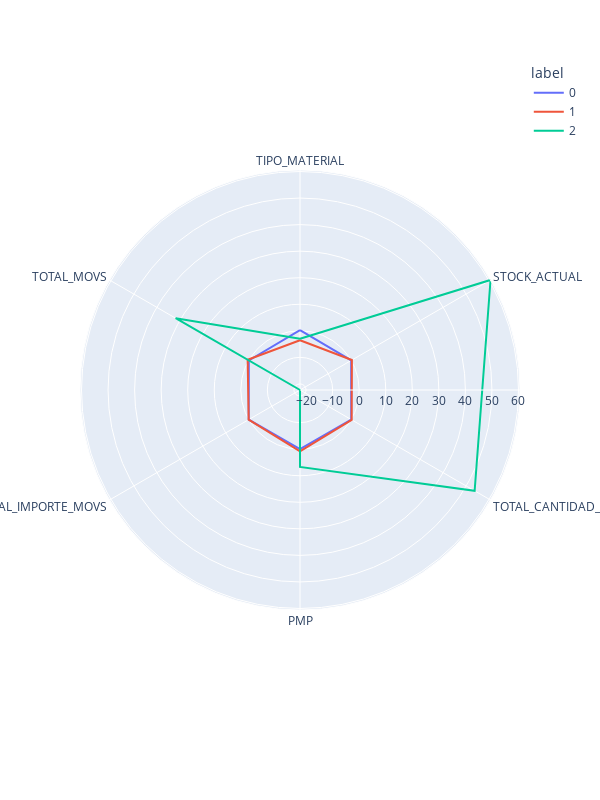

Notebook code for this chart:
### Code cell
import plotly.express as px

clusters = pd.DataFrame(X,columns=X.columns)
clusters['label'] = kmeansmodel.labels_
polar = clusters.groupby("label").mean().reset_index()
polar = pd.melt(polar,id_vars=["label"])
fig4 = px.line_polar(polar, r="value", theta="variable", color="label", line_close=True,height=800,width=600)
fig4.show()

### Figure 1 — Plotly figure (JSON) as saved in the notebook; plotly's stock layout.template omitted (floating-point values rounded to 4 significant figures)
{"data": [{"hovertemplate": "label=0<br>value=%{r}<br>variable=%{theta}<extra></extra>", "legendgroup": "0", "line": {"color": "#636efa", "dash": "solid"}, "marker": {"symbol": "circle"}, "mode": "lines", "name": "0", "r": [0.2738, -0.03138, -0.0227, -0.06575, 0.001284, -0.04139, 0.2738], "showlegend": true, "subplot": "polar", "theta": ["TIPO_MATERIAL", "STOCK_ACTUAL", "TOTAL_CANTIDAD_MOVS", "PMP", "TOTAL_IMPORTE_MOVS", "TOTAL_MOVS", "TIPO_MATERIAL"], "type": "scatterpolar"}, {"hovertemplate": "label=1<br>value=%{r}<br>variable=%{theta}<extra></extra>", "legendgroup": "1", "line": {"color": "#EF553B", "dash": "solid"}, "marker": {"symbol": "circle"}, "mode": "lines", "name": "1", "r": [-3.555, 0.2727, 0.1753, 0.8404, 0.03317, 0.4673, -3.555], "showlegend": true, "subplot": "polar", "theta": ["TIPO_MATERIAL", "STOCK_ACTUAL", "TOTAL_CANTIDAD_MOVS", "PMP", "TOTAL_IMPORTE_MOVS", "TOTAL_MOVS", "TIPO_MATERIAL"], "type": "scatterpolar"}, {"hovertemplate": "label=2<br>value=%{r}<br>variable=%{theta}<extra></extra>", "legendgroup": "2", "line": {"color": "#00cc96", "dash": "solid"}, "marker": {"symbol": "circle"}, "mode": "lines", "name": "2", "r": [-3.003, 60.57, 53.66, 6.657, -22.3, 31.81, -3.003], "showlegend": true, "subplot": "polar", "theta": ["TIPO_MATERIAL", "STOCK_ACTUAL", "TOTAL_CANTIDAD_MOVS", "PMP", "TOTAL_IMPORTE_MOVS", "TOTAL_MOVS", "TIPO_MATERIAL"], "type": "scatterpolar"}], "layout": {"height": 800, "legend": {"title": {"text": "label"}, "tracegroupgap": 0}, "margin": {"t": 60}, "polar": {"angularaxis": {"direction": "clockwise", "rotation": 90}, "domain": {"x": [0, 1], "y": [0, 1]}}, "width": 600}}
